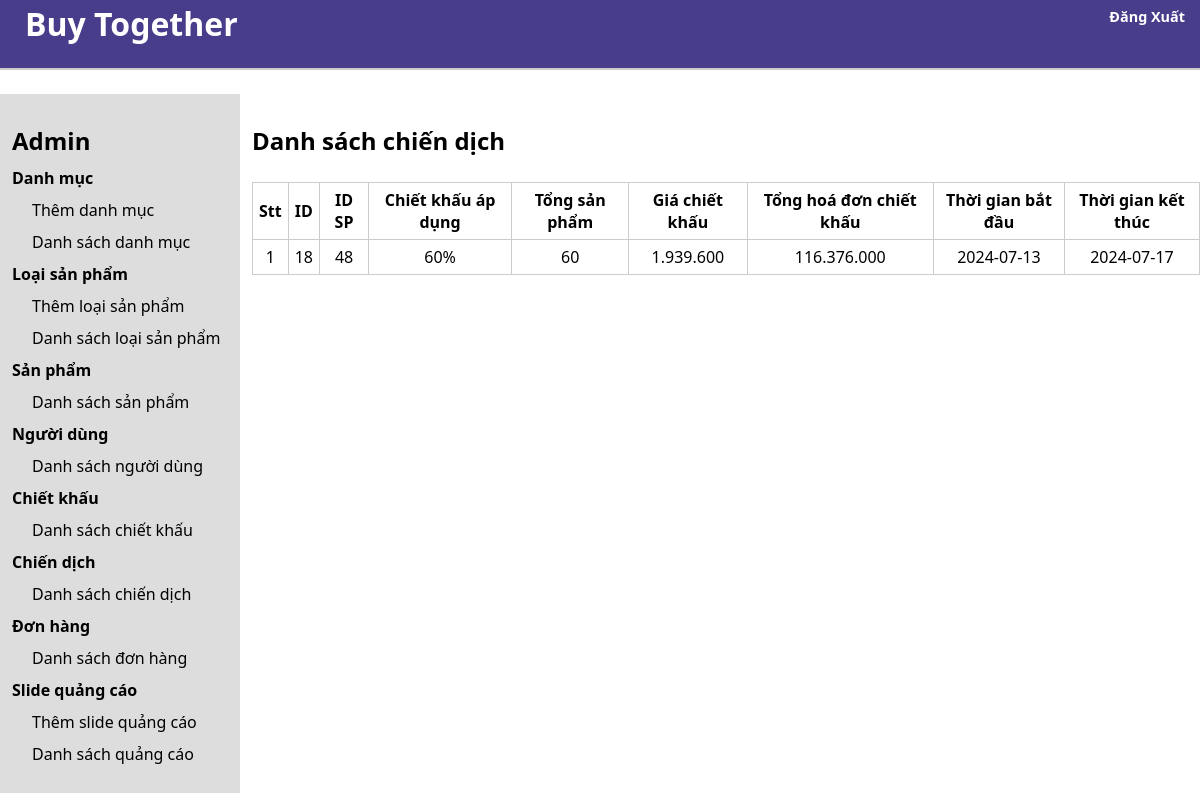
/admin/admin_campaignlist.php, run on an earlier commit of the app's database.
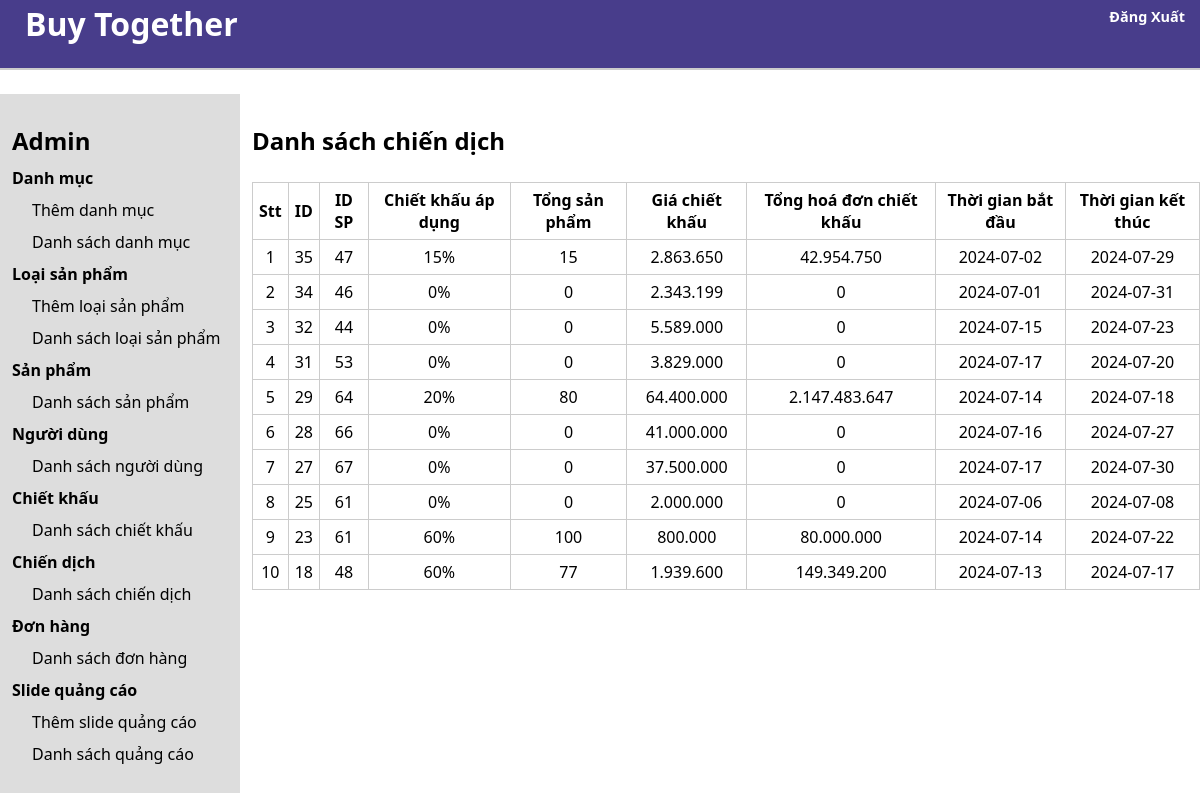
And on a later commit of the database.
### tables this page shows
CREATE TABLE `campaign` (
  `campaign_id` int(11) NOT NULL,
  `product_id` int(11) NOT NULL,
  `discount_id` int(11) NOT NULL,
  `product_sum` int(11) NOT NULL,
  `product_value_discount` int(50) NOT NULL,
  `total_value_discount` int(50) NOT NULL,
  `time_start` date DEFAULT NULL,
  `time_end` date DEFAULT NULL
);

CREATE TABLE `discount` (
  `discount_id` int(11) NOT NULL,
  `user_id` int(11) NOT NULL,
  `product_id` int(11) NOT NULL,
  `discount_point` int(9) NOT NULL,
  `discount_value` float NOT NULL
);

### admin/class/database.php (called while the page is built, shortened)
<?php
Class Database{
    public $host    = DB_HOST;
    public $user    = DB_USER;
    public $pass    = DB_PASS;
    public $dbname  = DB_NAME;
    public $link;
    private function connectDB(){
        $this->link = new mysqli($this->host, $this->user, $this->pass,
        $this->dbname);
    }
    public function select($query){
        $result = $this->link->query($query) or
        die($this->link->error.__LINE__);
        if($result->num_rows > 0){
            return $result;
        } else {
            return false;
        }
    }
}

### admin/class/campaign_class.php (called while the page is built, shortened)
<?php
include_once "database.php";
class campaign{
    private $db;
    public function __construct(){
        $this -> db = new Database();
    }
    public function show_all_campaign(){
        $query = "SELECT campaign.*, discount.discount_value FROM campaign INNER JOIN discount ON
        campaign.discount_id = discount.discount_id ORDER BY campaign_id DESC";
        $result = $this -> db -> select($query);
        return $result;
    }
}
?>

### admin/helpers/format.php (called while the page is built, shortened)
<?php
class Format{
    public function format_currency($n=0){
        $n = (string)$n;
        $n = strrev($n);
        $res = '';
        for($i=0; $i<strlen($n); $i++){
            if($i%3==0 && $i!=0){
                $res.='.';
            }
            $res.=$n[$i];
        }
        $res = strrev($res);
        return $res;
    }
}
?>

### admin/admin_campaignlist.php (the view)
<?php
include "class/campaign_class.php";
include "header.php";
include "sidebar.php";
include "helpers/format.php";
$campaign = new campaign;
$fm = new format;
$show_campaign = $campaign -> show_all_campaign();
?>
        <div class="admin-content-right">
                <div class="admin-content-right-category-list">
                <h1>Danh sách chiến dịch</h1>
                <table>
                    <tr>
                        <th>Stt</th>
                        <th>ID</th>
                        <th>ID SP</th>
                        <th>Chiết khấu áp dụng</th>
                        <th>Tổng sản phẩm</th>
                        <th>Giá chiết khấu</th>
                        <th>Tổng hoá đơn chiết khấu</th>
                        <th>Thời gian bắt đầu</th>
                        <th>Thời gian kết thúc</th>
                    </tr>
                    <?php
                    if($show_campaign){
                        $i = 0;
                        while($result = $show_campaign -> fetch_assoc()){
                            $i++;
                    ?>
                    <tr>
                        <td><?php echo $i ?></td>
                        <td><?php echo $result['campaign_id'] ?></td>
                        <td><?php echo $result['product_id'] ?></td>
                        <td><?php echo $result['discount_value'] ?>%</td>
                        <td><?php echo $result['product_sum'] ?></td>
                        <td><?php echo $fm -> format_currency($result['product_value_discount']) ?></td>
                        <td><?php echo $fm -> format_currency($result['total_value_discount']) ?></td>
                        <td><?php echo $result['time_start'] ?></td>
                        <td><?php echo $result['time_end'] ?></td>
                    </tr>
                    <?php
                        }
                    }
                    ?>
                </table>
            </div>
        </div>
    </section>
</body>
</html>

What changed in the data, as far as the page shows it:
added campaign: campaign_id "35", product "47", discount.discount_value "15", product_sum "15", product_value_discount "2.863.650", total_value_discount "42.954.750", time_start "2024-07-02", time_end "2024-07-29"
added campaign: campaign_id "34", product "46", discount.discount_value "0", product_sum "0", product_value_discount "2.343.199", total_value_discount "0", time_start "2024-07-01", time_end "2024-07-31"
added campaign: campaign_id "32", product "44", discount.discount_value "0", product_sum "0", product_value_discount "5.589.000", total_value_discount "0", time_start "2024-07-15", time_end "2024-07-23"
added campaign: campaign_id "31", product "53", discount.discount_value "0", product_sum "0", product_value_discount "3.829.000", total_value_discount "0", time_start "2024-07-17", time_end "2024-07-20"
added campaign: campaign_id "29", product "64", discount.discount_value "20", product_sum "80", product_value_discount "64.400.000", total_value_discount "2.147.483.647", time_start "2024-07-14", time_end "2024-07-18"
added campaign: campaign_id "28", product "66", discount.discount_value "0", product_sum "0", product_value_discount "41.000.000", total_value_discount "0", time_start "2024-07-16", time_end "2024-07-27"
added campaign: campaign_id "27", product "67", discount.discount_value "0", product_sum "0", product_value_discount "37.500.000", total_value_discount "0", time_start "2024-07-17", time_end "2024-07-30"
added campaign: campaign_id "25", product "61", discount.discount_value "0", product_sum "0", product_value_discount "2.000.000", total_value_discount "0", time_start "2024-07-06", time_end "2024-07-08"
added campaign: campaign_id "23", product "61", discount.discount_value "60", product_sum "100", product_value_discount "800.000", total_value_discount "80.000.000", time_start "2024-07-14", time_end "2024-07-22"
changed campaign id 18: product_sum "60" → "77"; total_value_discount "116.376.000" → "149.349.200"
